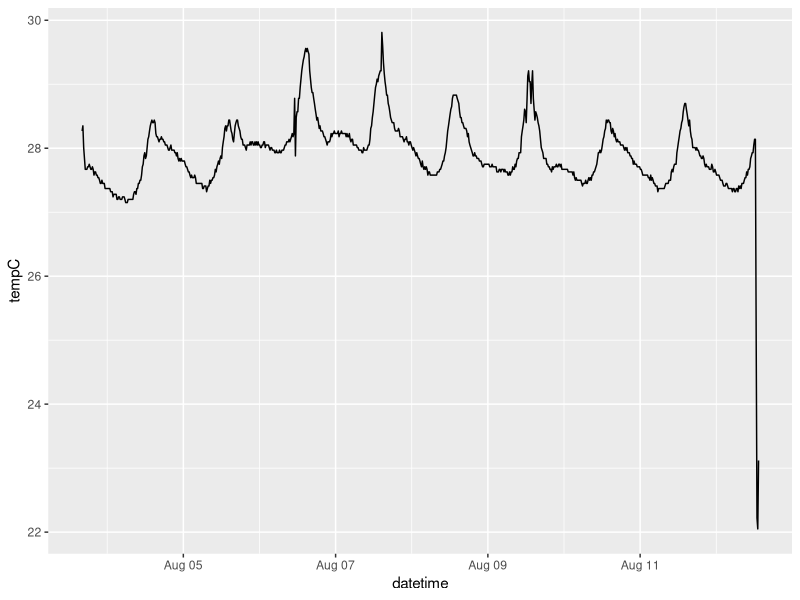
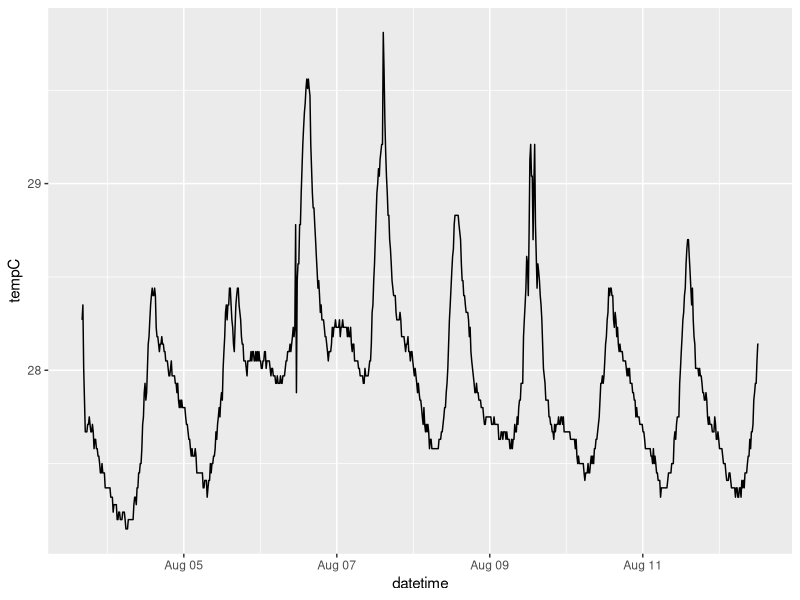

Write R code to recreate these figures, in order.
# temp regime taken from HOBO loggers

# load packages
library(tidyverse)
library(ggplot2)
library(lubridate)

# set working directory
setwd("C:/Users/ssdon/OneDrive/Documents/himb-summer22")

# import data
templog <- read_csv(file="data/pool-party-test-hobo-temp-log.csv",
                    col_names = c("log", "datetime", "tempC", "lux"),
                    skip = 1)

summary(templog)

# check to see if date-time is data type date-time using str()
str(templog$datetime)

# find timezone name for Hawaii
OlsonNames()

## Use "Pacific/Honolulu" as timezone!

# because R imported the date-time as a chr or character, 
# parse to date-time using lubridate
templog$datetime <- mdy_hms(templog$datetime, tz="Pacific/Honolulu")

# recheck date-time format, should show POSIXct as data type!
str(templog$datetime)

# plot data
ggplot(templog, 
       aes(x = datetime, y = tempC)) +
  geom_line()

# remove data from when logger was taken out of water
templog <- templog[-c(851:854), ]

# plot again
ggplot(templog, 
       aes(x = datetime, y = tempC)) +
  geom_line()

summary(templog)

# min, max, mean by hour of the day
templog <- templog %>% group_by(hour(datetime)) %>% mutate(min = min(tempC), max = max(tempC), mean = mean(tempC))

# mean temp by hour of the day



